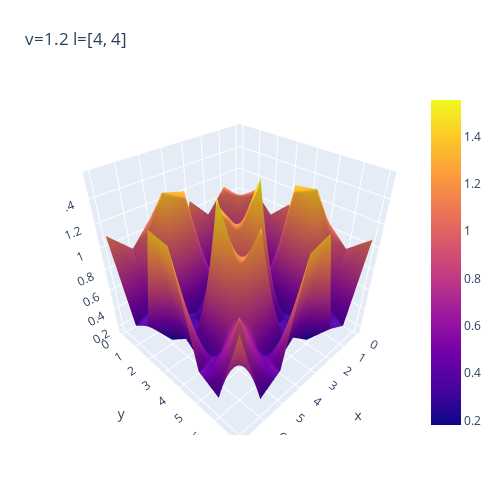

Notebook source saved alongside this figure:
### Code cell
from plotly import graph_objects as go

name = f'v={v} l={length}'
fig = go.Figure(data=[go.Surface(z=Z, x=x, y=y)])
fig.update_layout(title=name, autosize=False,
                  width=500, height=500,
                  margin=dict(l=65, r=50, b=65, t=90))
fig.show()

### Figure 1 — Plotly figure (JSON) as saved in the notebook; plotly's stock layout.template omitted (floating-point values rounded to 4 significant figures)
{"data": [{"type": "surface", "x": [0, 1, 2, 3, 4, 5, 6, 7], "y": [0, 1, 2, 3, 4, 5, 6, 7], "z": [[0.7132, 1.103, 0.901, 1.103, 0.234, 1.103, 0.901, 1.103], [1.071, 1.078, 0.336, 0.4591, 1.325, 1.38, 0.4433, 0.343], [0.8994, 0.3498, 0.9472, 0.4685, 0.1806, 0.3498, 0.1834, 0.4762], [1.071, 0.4486, 0.4561, 1.078, 1.335, 0.343, 0.336, 1.405], [0.2164, 1.375, 0.1816, 1.555, 0.2308, 1.555, 0.1816, 1.375], [1.071, 1.405, 0.336, 0.343, 1.335, 1.078, 0.4561, 0.4486], [0.8994, 0.4762, 0.1834, 0.3498, 0.1806, 0.4685, 0.9472, 0.3498], [1.071, 0.343, 0.4433, 1.38, 1.325, 0.4591, 0.336, 1.078]]}], "layout": {"autosize": false, "height": 500, "margin": {"b": 65, "l": 65, "r": 50, "t": 90}, "title": {"text": "v=1.2 l=[4, 4]"}, "width": 500}}
